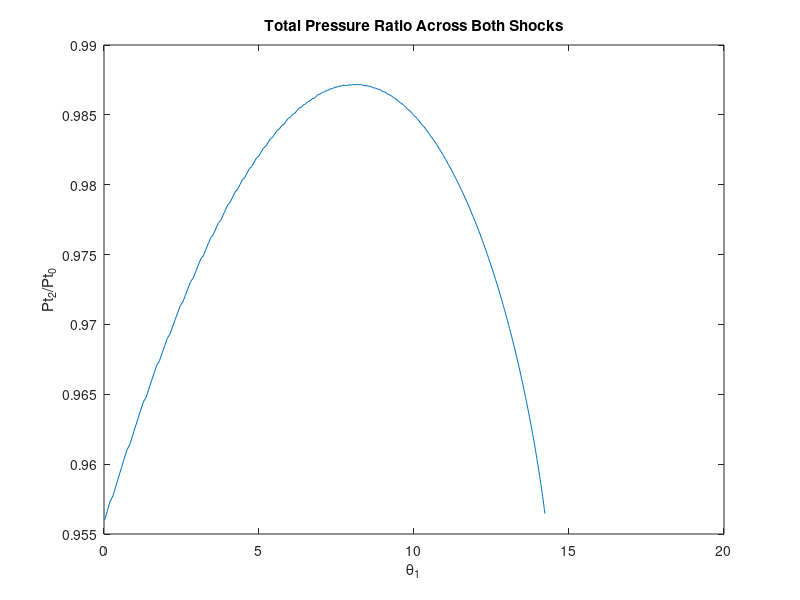
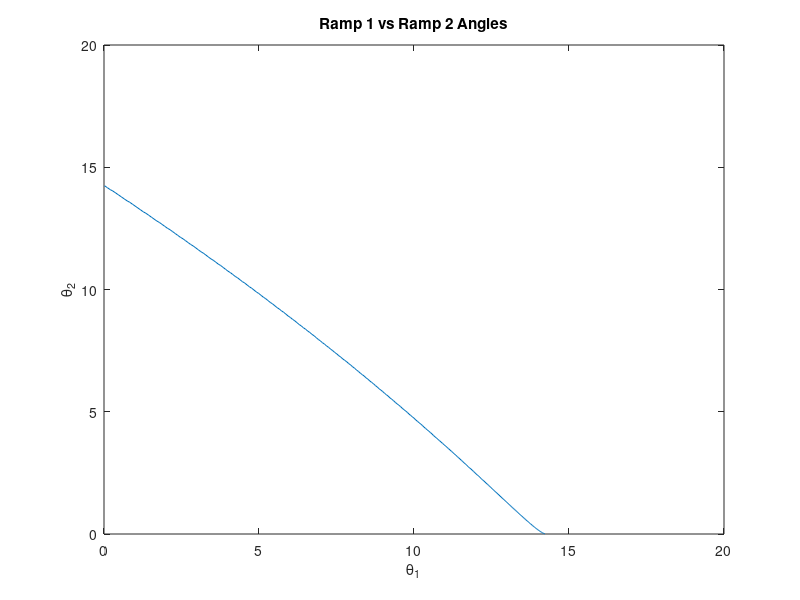

These figures' MATLAB source, in order:
clc;
clear;
close all;

% load('aircraft_vars.mat');

%% Calculate 2-D Oblique Shocks

beta = linspace(0, 90, 1001);
% theta = linspace(0, 20, 1001);
gam = 1.4;
M0 = 1.6; % req.cr_M0(1);
M2_des = 0.999;

%% First Shock

theta_1 = atand(2.*cotd(beta).*((M0.*sind(beta)).^2 - 1)./((M0^2.*(gam + cosd(2.*beta))) + 2));
Pt1 = (0.5*(gam + 1).*(M0.*sind(beta)).^2./(1 + 0.5*(gam - 1).*(M0 * sind(beta)).^2)).^(gam./(gam - 1)) .* ((2*gam/(gam+1)).*(M0.*sind(beta)).^2 - (gam - 1)./(gam + 1)).^(-1./(gam - 1));

beta1 = beta(theta_1 >= 0);
Pt1 = Pt1(theta_1 >= 0);
theta1 = theta_1(theta_1 >=0);
M1 = 1./(sind(beta1 - theta1)) .* sqrt((1 + 0.5*(gam - 1).*(M0.*sind(beta1)).^2)./(gam.*(M0.*sind(beta1)).^2 - 0.5*(gam - 1)));

%% Second shock

Pt_tot = [];
Pt2 = [];
M2 = [];
theta2 = [];
beta2 = [];
ind = [];

for i = 1:length(M1)
    % Calculate all possible ramp angles
    theta_i(i,:) =  atand(2.*cotd(beta).*((M1(i).*sind(beta)).^2 - 1)./((M1(i)^2.*(gam + cosd(2.*beta))) + 2));
    Pti(i,:) = (0.5*(gam + 1).*(M1(i).*sind(beta)).^2./(1 + 0.5*(gam - 1).*(M1(i) * sind(beta)).^2)).^(gam./(gam - 1)) .* ((2*gam/(gam+1)).*(M1(i).*sind(beta)).^2 - (gam - 1)./(gam + 1)).^(-1./(gam - 1));
   
    % filter out values that didn't work
    beta_i{i} = beta(theta_i(i,:) >= 0);
    Pt_i{i} = Pti(i, theta_i(i,:) >= 0);
    theta_n{i} = theta_i(i,theta_i(i,:) >=0);
    M_i{i} = 1./(sind(beta_i{i} - theta_n{i})) .* sqrt((1 + 0.5*(gam - 1).*(M1(i).*sind(beta_i{i})).^2)./(gam.*(M1(i).*sind(beta_i{i})).^2 - 0.5*(gam - 1)));

    % Find subsonic Mach Number
    if any(M_i{i} < M2_des)
        M2(end+1) = max(M_i{i}(M_i{i} < M2_des));
        Pt2(end+1) = (Pt_i{i}(M_i{i} == M2(end)));
        Pt_tot(end+1) = Pt1(i) .* Pt2(end);
        theta2(end+1) = theta_n{i}((M_i{i} == M2(end)));
        beta2(end+1) = beta_i{i}(M_i{i} == M2(end));
        ind(end+1) = i;
%     else
%         M2(i) = min(M_i{i});
%         Pt2(i) = Pt_i{i}(M_i{i} == M2(i));
%         Pt_tot(i) = Pt1(i) .* Pt2(i);
    end
    
end

%% Post-Process Results

figure();
plot(theta1(ind), Pt_tot);
title('Total Pressure Ratio Across Both Shocks');
xlabel('\theta_1');
ylabel('Pt_2/Pt_0');

figure();
plot(theta1(ind), theta2);
title('Ramp 1 vs Ramp 2 Angles');
xlabel('\theta_1');
ylabel('\theta_2');

theta1_temp = theta1(ind);
beta1_temp = beta1(ind);

theta1_des = theta1_temp(Pt_tot == max(Pt_tot));
theta2_des = theta2(Pt_tot == max(Pt_tot));
beta1_des = beta1_temp(Pt_tot == max(Pt_tot));
beta2_des = beta2(Pt_tot == max(Pt_tot));

fprintf('\tFirst Shock\n\n');
fprintf('Ramp Angle 1: %0.5f\n', theta1_des);
fprintf('Shock Angle 1: %0.5f\n', beta1_des);

fprintf('\n\tSecond Shock\n\n');
fprintf('Ramp Angle 2: %0.5f\n', theta2_des);
fprintf('Shock Angle 2: %0.5f\n', beta2_des);

fprintf('Max Pressure Recovery Ratio: %0.5f\n', max(Pt_tot));